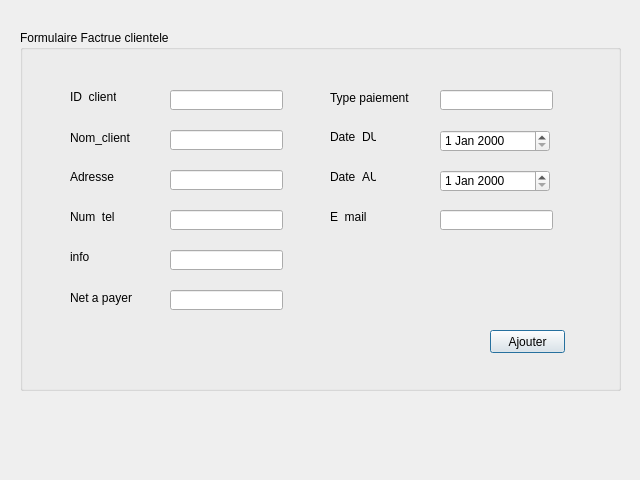
<?xml version="1.0" encoding="UTF-8"?>
<ui version="4.0">
 <class>factureclientele</class>
 <widget class="QDialog" name="factureclientele">
  <property name="geometry">
   <rect>
    <x>0</x>
    <y>0</y>
    <width>640</width>
    <height>480</height>
   </rect>
  </property>
  <property name="windowTitle">
   <string>Dialog</string>
  </property>
  <widget class="QGroupBox" name="groupBox">
   <property name="geometry">
    <rect>
     <x>20</x>
     <y>30</y>
     <width>601</width>
     <height>361</height>
    </rect>
   </property>
   <property name="title">
    <string>Formulaire Factrue clientele</string>
   </property>
   <widget class="QLineEdit" name="numtelLE">
    <property name="geometry">
     <rect>
      <x>150</x>
      <y>180</y>
      <width>113</width>
      <height>20</height>
     </rect>
    </property>
   </widget>
   <widget class="QLineEdit" name="typepaiementLE">
    <property name="geometry">
     <rect>
      <x>420</x>
      <y>60</y>
      <width>113</width>
      <height>20</height>
     </rect>
    </property>
   </widget>
   <widget class="QLabel" name="label_9">
    <property name="geometry">
     <rect>
      <x>310</x>
      <y>60</y>
      <width>101</width>
      <height>16</height>
     </rect>
    </property>
    <property name="text">
     <string>Type paiement</string>
    </property>
   </widget>
   <widget class="QLineEdit" name="infoLE">
    <property name="geometry">
     <rect>
      <x>150</x>
      <y>220</y>
      <width>113</width>
      <height>20</height>
     </rect>
    </property>
   </widget>
   <widget class="QLabel" name="label">
    <property name="geometry">
     <rect>
      <x>310</x>
      <y>100</y>
      <width>46</width>
      <height>13</height>
     </rect>
    </property>
    <property name="text">
     <string>Date_DU</string>
    </property>
   </widget>
   <widget class="QLabel" name="label_4">
    <property name="geometry">
     <rect>
      <x>50</x>
      <y>140</y>
      <width>46</width>
      <height>13</height>
     </rect>
    </property>
    <property name="text">
     <string>Adresse</string>
    </property>
   </widget>
   <widget class="QLabel" name="label_5">
    <property name="geometry">
     <rect>
      <x>50</x>
      <y>180</y>
      <width>46</width>
      <height>13</height>
     </rect>
    </property>
    <property name="text">
     <string>Num_tel</string>
    </property>
   </widget>
   <widget class="QLineEdit" name="adresseLE">
    <property name="geometry">
     <rect>
      <x>150</x>
      <y>140</y>
      <width>113</width>
      <height>20</height>
     </rect>
    </property>
   </widget>
   <widget class="QDateEdit" name="dateau">
    <property name="geometry">
     <rect>
      <x>420</x>
      <y>140</y>
      <width>110</width>
      <height>22</height>
     </rect>
    </property>
   </widget>
   <widget class="QLabel" name="label_2">
    <property name="geometry">
     <rect>
      <x>310</x>
      <y>140</y>
      <width>46</width>
      <height>13</height>
     </rect>
    </property>
    <property name="text">
     <string>Date_AU</string>
    </property>
   </widget>
   <widget class="QLineEdit" name="netapayerLE">
    <property name="geometry">
     <rect>
      <x>150</x>
      <y>260</y>
      <width>113</width>
      <height>20</height>
     </rect>
    </property>
   </widget>
   <widget class="QLabel" name="ID_clinet">
    <property name="geometry">
     <rect>
      <x>50</x>
      <y>60</y>
      <width>46</width>
      <height>13</height>
     </rect>
    </property>
    <property name="text">
     <string>ID_client</string>
    </property>
   </widget>
   <widget class="QLabel" name="label_8">
    <property name="geometry">
     <rect>
      <x>50</x>
      <y>260</y>
      <width>71</width>
      <height>16</height>
     </rect>
    </property>
    <property name="text">
     <string>Net a payer</string>
    </property>
   </widget>
   <widget class="QLineEdit" name="IDclientLE">
    <property name="geometry">
     <rect>
      <x>150</x>
      <y>60</y>
      <width>113</width>
      <height>20</height>
     </rect>
    </property>
   </widget>
   <widget class="QLabel" name="label_7">
    <property name="geometry">
     <rect>
      <x>50</x>
      <y>220</y>
      <width>46</width>
      <height>13</height>
     </rect>
    </property>
    <property name="text">
     <string>info</string>
    </property>
   </widget>
   <widget class="QLineEdit" name="nomclinetLE">
    <property name="geometry">
     <rect>
      <x>150</x>
      <y>100</y>
      <width>113</width>
      <height>20</height>
     </rect>
    </property>
   </widget>
   <widget class="QLabel" name="label_6">
    <property name="geometry">
     <rect>
      <x>310</x>
      <y>180</y>
      <width>46</width>
      <height>13</height>
     </rect>
    </property>
    <property name="text">
     <string>E_mail</string>
    </property>
   </widget>
   <widget class="QDateEdit" name="datedu">
    <property name="geometry">
     <rect>
      <x>420</x>
      <y>100</y>
      <width>110</width>
      <height>22</height>
     </rect>
    </property>
   </widget>
   <widget class="QLabel" name="label_3">
    <property name="geometry">
     <rect>
      <x>50</x>
      <y>100</y>
      <width>71</width>
      <height>16</height>
     </rect>
    </property>
    <property name="text">
     <string>Nom_client</string>
    </property>
   </widget>
   <widget class="QPushButton" name="AjoutePB">
    <property name="geometry">
     <rect>
      <x>470</x>
      <y>300</y>
      <width>75</width>
      <height>23</height>
     </rect>
    </property>
    <property name="text">
     <string>Ajouter</string>
    </property>
   </widget>
   <widget class="QLineEdit" name="courriel">
    <property name="geometry">
     <rect>
      <x>420</x>
      <y>180</y>
      <width>113</width>
      <height>20</height>
     </rect>
    </property>
   </widget>
  </widget>
 </widget>
 <resources/>
 <connections/>
</ui>
